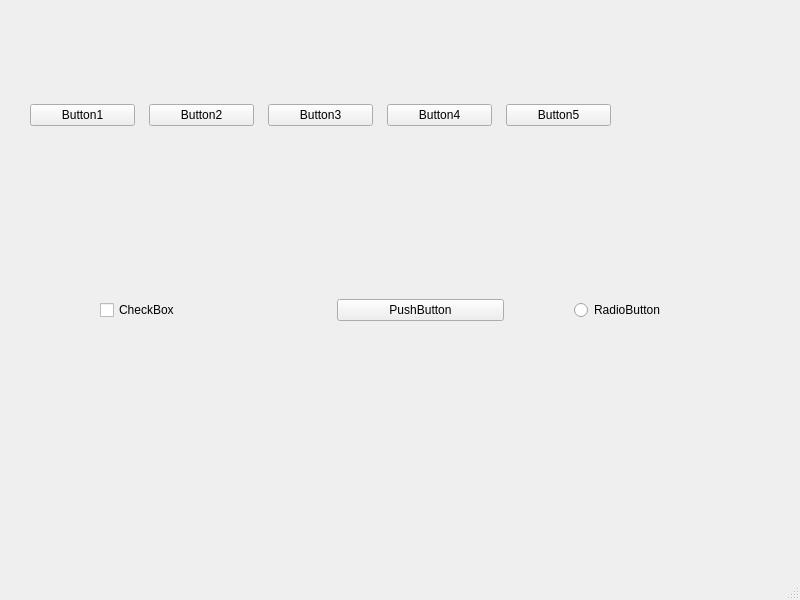
<?xml version="1.0" encoding="UTF-8"?>
<ui version="4.0">
 <class>MainWindow</class>
 <widget class="QMainWindow" name="MainWindow">
  <property name="geometry">
   <rect>
    <x>0</x>
    <y>0</y>
    <width>800</width>
    <height>600</height>
   </rect>
  </property>
  <property name="windowTitle">
   <string>MainWindow</string>
  </property>
  <widget class="QWidget" name="centralwidget">
   <widget class="QWidget" name="horizontalLayoutWidget">
    <property name="geometry">
     <rect>
      <x>100</x>
      <y>270</y>
      <width>641</width>
      <height>80</height>
     </rect>
    </property>
    <layout class="QHBoxLayout" name="horizontalLayout_3">
     <property name="spacing">
      <number>70</number>
     </property>
     <item>
      <widget class="QCheckBox" name="checkBox">
       <property name="text">
        <string>CheckBox</string>
       </property>
      </widget>
     </item>
     <item>
      <widget class="QPushButton" name="pushButton_6">
       <property name="text">
        <string>PushButton</string>
       </property>
      </widget>
     </item>
     <item>
      <widget class="QRadioButton" name="radioButton">
       <property name="text">
        <string>RadioButton</string>
       </property>
      </widget>
     </item>
    </layout>
   </widget>
   <widget class="QWidget" name="">
    <property name="geometry">
     <rect>
      <x>30</x>
      <y>80</y>
      <width>581</width>
      <height>71</height>
     </rect>
    </property>
    <layout class="QHBoxLayout" name="horizontalLayout_2">
     <property name="spacing">
      <number>14</number>
     </property>
     <item>
      <widget class="QPushButton" name="pushButton_3">
       <property name="text">
        <string>Button1</string>
       </property>
      </widget>
     </item>
     <item>
      <widget class="QPushButton" name="pushButton">
       <property name="text">
        <string>Button2</string>
       </property>
      </widget>
     </item>
     <item>
      <widget class="QPushButton" name="pushButton_4">
       <property name="text">
        <string>Button3</string>
       </property>
      </widget>
     </item>
     <item>
      <widget class="QPushButton" name="pushButton_2">
       <property name="text">
        <string>Button4</string>
       </property>
      </widget>
     </item>
     <item>
      <widget class="QPushButton" name="pushButton_5">
       <property name="text">
        <string>Button5</string>
       </property>
      </widget>
     </item>
    </layout>
   </widget>
  </widget>
  <widget class="QMenuBar" name="menubar">
   <property name="geometry">
    <rect>
     <x>0</x>
     <y>0</y>
     <width>800</width>
     <height>26</height>
    </rect>
   </property>
  </widget>
  <widget class="QStatusBar" name="statusbar"/>
 </widget>
 <resources/>
 <connections/>
</ui>
